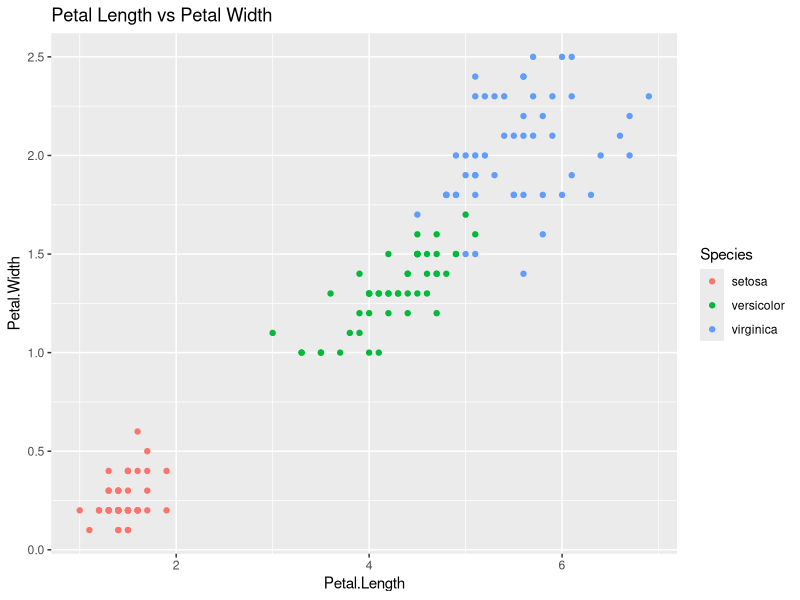
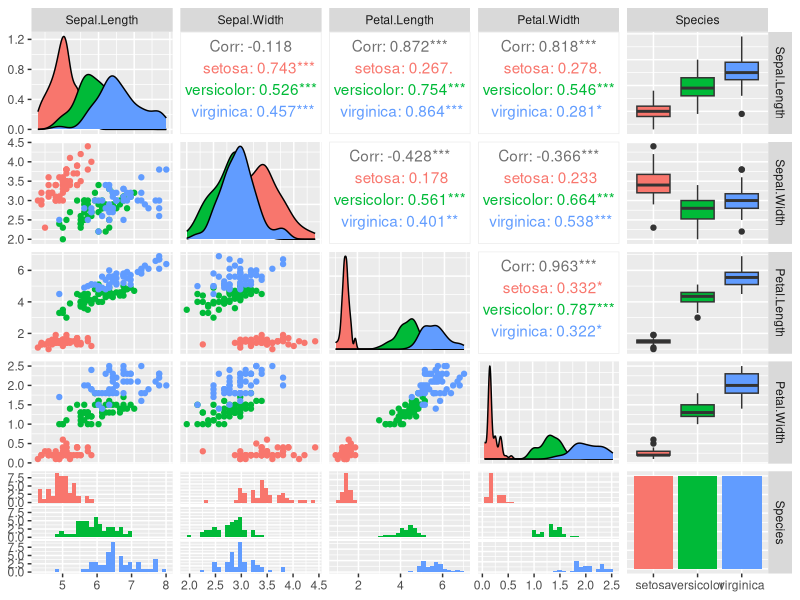
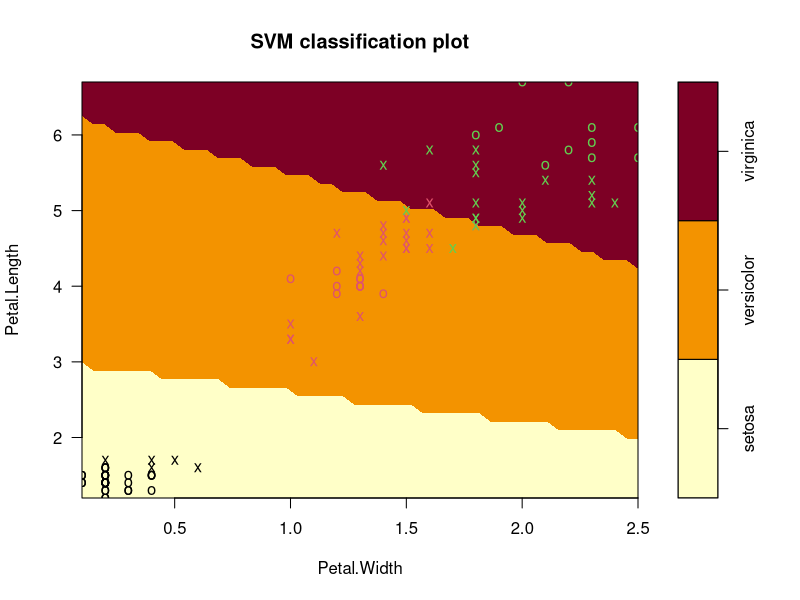
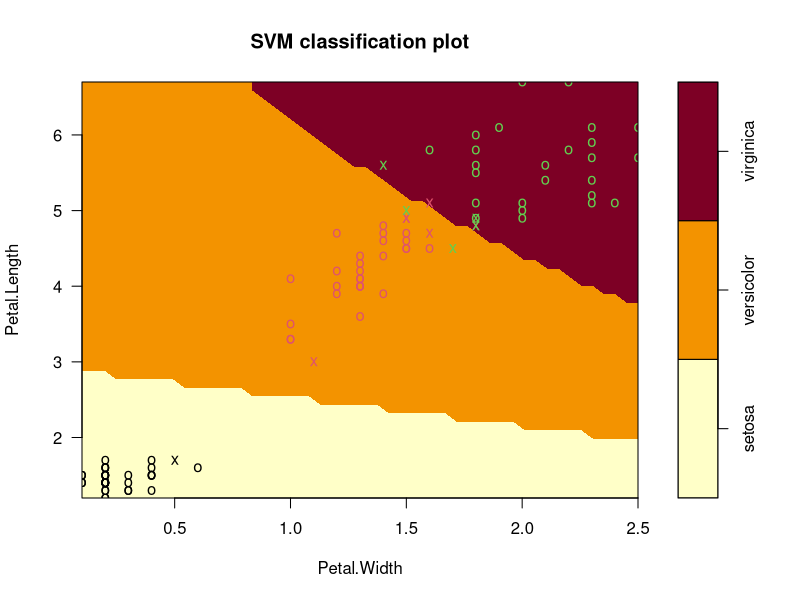
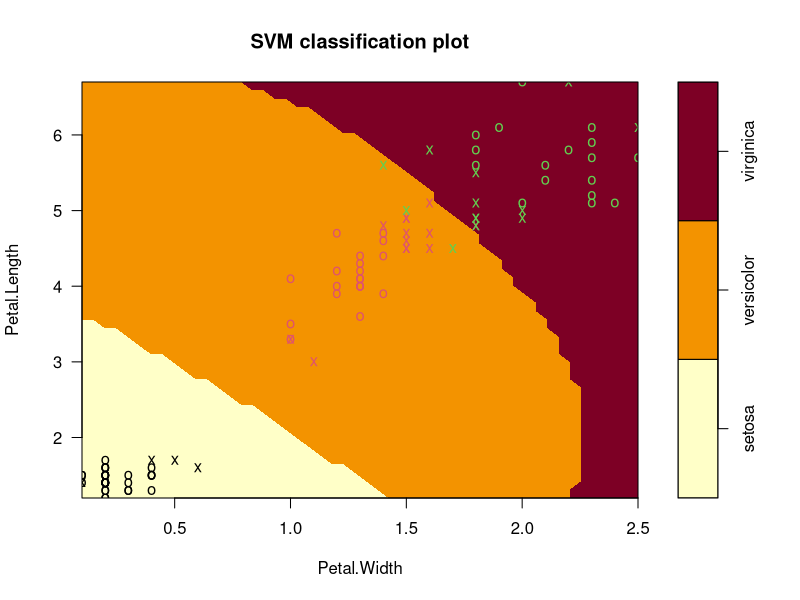
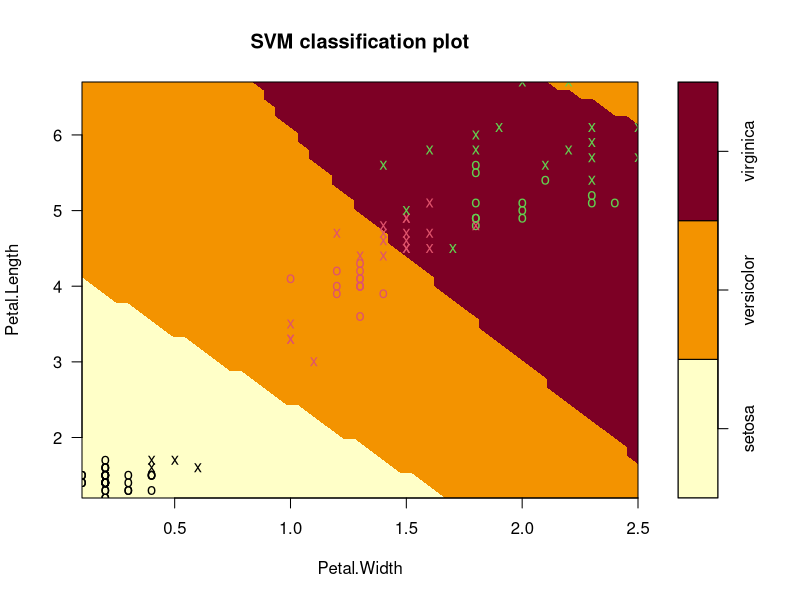

These charts were generated, in order, by the following R code:
library("e1071")
library(GGally)
library(ggplot2)

set.seed(42)
data(iris)
head(iris, 20)

ggplot(iris, aes(x = Petal.Length, y = Petal.Width, colour = Species)) +
  geom_point() +
  labs(title = 'Petal Length vs Petal Width')

#oppure
ggpairs(iris, ggplot2::aes(colour = Species)) ##matrice di grafici


##dagli Istogrammi di Petal.length e Petal.width noto che possiamo chiaramente separare le specie Setosa con la massima 
##fiducia (estrema sx); le specie Versicolor e Virginica sono invece sovrapposte -> Petal.Width e Petal.Length sono
# buoni parametri per ottenere un buon modello.

##creazione del modello
sp = sample(150, 100) ##in 150 vado a prendere un sottoinsieme de 100

train = iris[sp, c("Petal.Length", "Petal.Width", "Species")]
test = iris[-sp, c("Petal.Length", "Petal.Width", "Species")]
##dim(test) --> 50,3  dim(train) --> 100,3

##svm(formula, data= , kernel= , cost= , scale= )
##cost indica quanto vuoi evitare di classificare erroneamente ogni esempio di addestramento
##Piu' lo metto grande e piu' diminuisce il numero di vettori di supporto

svm.model.linear <- svm(Species ~ ., data=train, kernel="linear", cost = 0.1, scale = FALSE) ## addestramento
svm.model.linear ##mi indica 48 vettori di supporto

plot(svm.model.linear, train)

tab.l <- table(Prediction=predict(svm.model.linear, train), Real=train$Species) ##confusion matrix
tab.l 
1-sum(diag(tab.l)/sum(tab.l)) ##tasso di classificazione errata 0.02

svm.model.poly <-  svm(Species ~ ., data=train, kernel="polynomial", cost = 0.1, scale = FALSE) ## addestramento
svm.model.poly ##11 vettori di supporto
plot(svm.model.poly, train)

tab.p <- table(Prediction=predict(svm.model.poly, train), Real=train$Species) 
tab.p
1-sum(diag(tab.p)/sum(tab.p)) ##tasso di classificazione errata 0.02

svm.model.rad <- svm(Species ~ ., data=train, kernel='radial')
svm.model.rad
plot(svm.model.rad, train)## 30

tab.r <- table(Prediction=predict(svm.model.rad, train), Real=train$Species) ##confusion matrix
tab.r
1-sum(diag(tab.r)/sum(tab.r)) ##tasso di classificazione errata 0.04

svm.model.sig <- svm(Species ~ ., data = train, kernel = 'sigmoid')
svm.model.sig
plot(svm.model.sig, train)## 37

tab.s <- table(Prediction=predict(svm.model.sig, train), Real=train$Species) ##confusion matrix
tab.s
1-sum(diag(tab.s)/sum(tab.s)) ##tasso di classificazione errata 0.01  ---> the best


##confronto fra piu' modelli lineari
sp = sample(150, 100) ##in 150 vado a prendere un sottoinsieme de 100

train = iris[sp, c("Petal.Length", "Petal.Width", "Sepal.Length", "Sepal.Width", "Species")] 
test = iris[-sp, c("Petal.Length", "Petal.Width", "Sepal.Length", "Sepal.Width", "Species")]

model1 = svm(formula = Species~., data = train, kernel = 'linear')
model2 = svm(formula = Species~ Petal.Width + Petal.Length, data = train, kernel = 'linear')

summary(model1) ##22
summary(model2) ##25

tab.mod1 <- table(Prediction=predict(model1, train), Real=train$Species) ##confusion matrix
tab.mod1
1-sum(diag(tab.mod1)/sum(tab.mod1)) ##tasso di classificazione errata 0.01

tab.mod2 <- table(Prediction=predict(model2, train), Real=train$Species) ##confusion matrix
tab.mod2
1-sum(diag(tab.mod2)/sum(tab.mod2)) ##tasso di classificazione errata 0.04

##entrambi sono modelli solidi, comunque il primo e\ meglio






